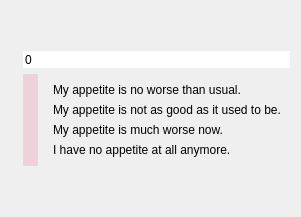
          <widget class="QWidget" name="pageOne">
           <layout class="QGridLayout" name="gridLayout_23">
            <item row="1" column="0">
             <widget class="QFrame" name="frame">
              <layout class="QGridLayout" name="gridLayout_44">
               <property name="leftMargin">
                <number>12</number>
               </property>
               <property name="topMargin">
                <number>0</number>
               </property>
               <property name="rightMargin">
                <number>0</number>
               </property>
               <property name="bottomMargin">
                <number>0</number>
               </property>
               <item row="1" column="0">
                <widget class="QSlider" name="b_slider_18">
                 <property name="styleSheet">
                  <string notr="true">

/* ///////////////////////////////////////////////////////////////
QSlider Colors
/////////////////////////////////////////////////////////////// */

QSlider::handle:vertical {background:rgb(236,46,103);}
QSlider::handle:vertical:hover {background:rgb(255,86,143);}
QSlider::handle:vertical:pressed {background:rgb(186,0,53);}
QSlider::groove:vertical:hover {background:rgba(236,46,103,0.25);}
QSlider::groove:vertical {background:rgba(236,46,103,0.15);}

        </string>
                 </property>
                 <property name="maximum">
                  <number>3</number>
                 </property>
                 <property name="orientation">
                  <enum>Qt::Vertical</enum>
                 </property>
                 <property name="invertedAppearance">
                  <bool>true</bool>
                 </property>
                </widget>
               </item>
               <item row="1" column="1">
                <widget class="QFrame" name="frame_8">
                 <layout class="QVBoxLayout" name="verticalLayout_17">
                  <item>
                   <widget class="QLabel" name="label_66">
                    <property name="text">
                     <string>My appetite is no worse than usual.</string>
                    </property>
                   </widget>
                  </item>
                  <item>
                   <widget class="QLabel" name="label_67">
                    <property name="text">
                     <string>My appetite is not as good as it used to be.</string>
                    </property>
                   </widget>
                  </item>
                  <item>
                   <widget class="QLabel" name="label_68">
                    <property name="text">
                     <string>My appetite is much worse now.</string>
                    </property>
                   </widget>
                  </item>
                  <item>
                   <widget class="QLabel" name="label_69">
                    <property name="text">
                     <string>I have no appetite at all anymore.</string>
                    </property>
                   </widget>
                  </item>
                 </layout>
                </widget>
               </item>
               <item row="0" column="0" colspan="2">
                <widget class="QSpinBox" name="b_box_18">
                 <property name="frame">
                  <bool>false</bool>
                 </property>
                 <property name="buttonSymbols">
                  <enum>QAbstractSpinBox::NoButtons</enum>
                 </property>
                </widget>
               </item>
              </layout>
             </widget>
            </item>
            <item row="2" column="0">
             <spacer name="verticalSpacer_35">
              <property name="orientation">
               <enum>Qt::Vertical</enum>
              </property>
              <property name="sizeHint" stdset="0">
               <size>
                <width>20</width>
                <height>40</height>
               </size>
              </property>
             </spacer>
            </item>
            <item row="0" column="0">
             <spacer name="verticalSpacer_36">
              <property name="orientation">
               <enum>Qt::Vertical</enum>
              </property>
              <property name="sizeHint" stdset="0">
               <size>
                <width>20</width>
                <height>40</height>
               </size>
              </property>
             </spacer>
            </item>
           </layout>
          </widget>
